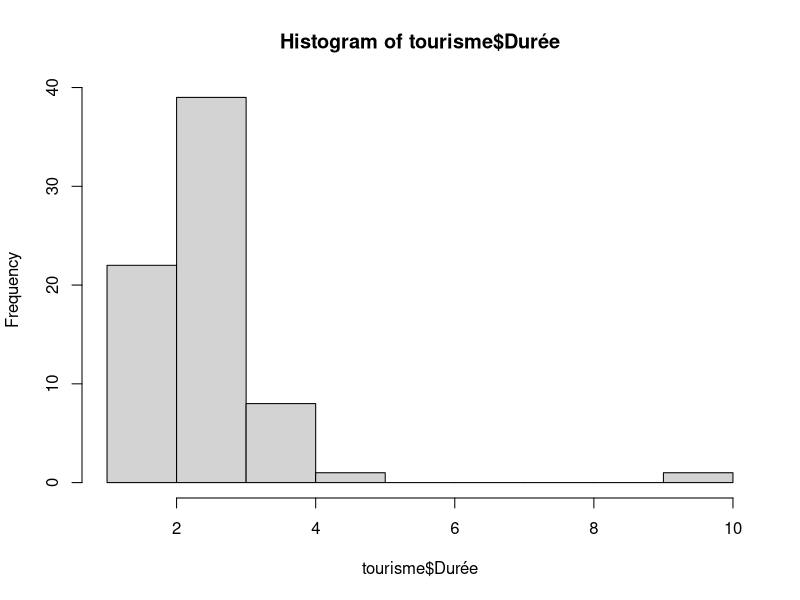
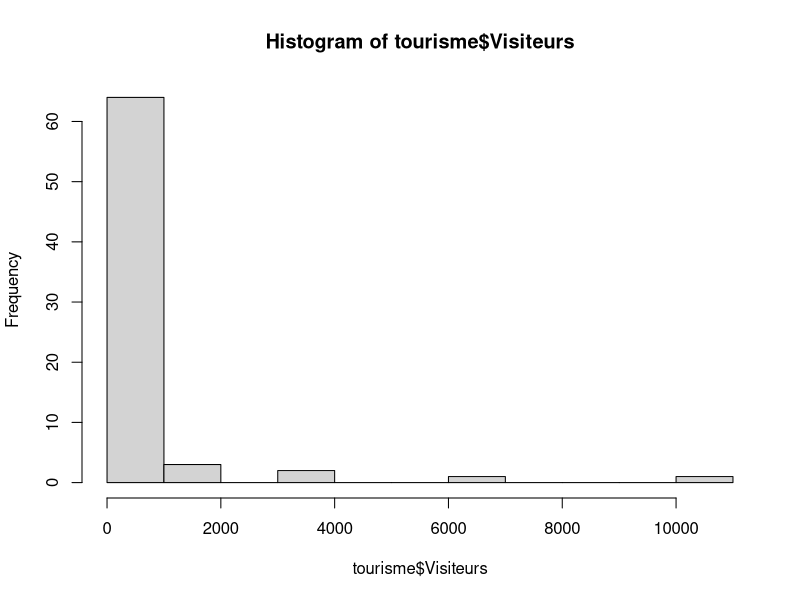
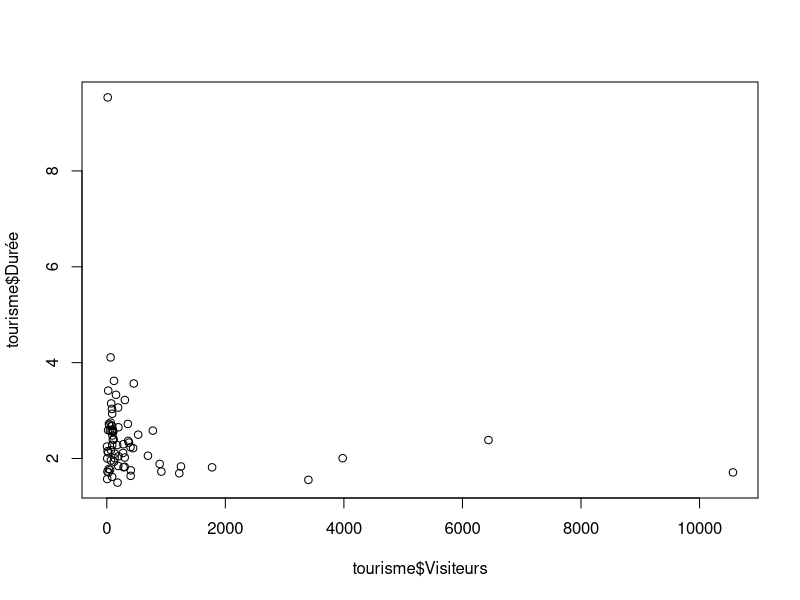
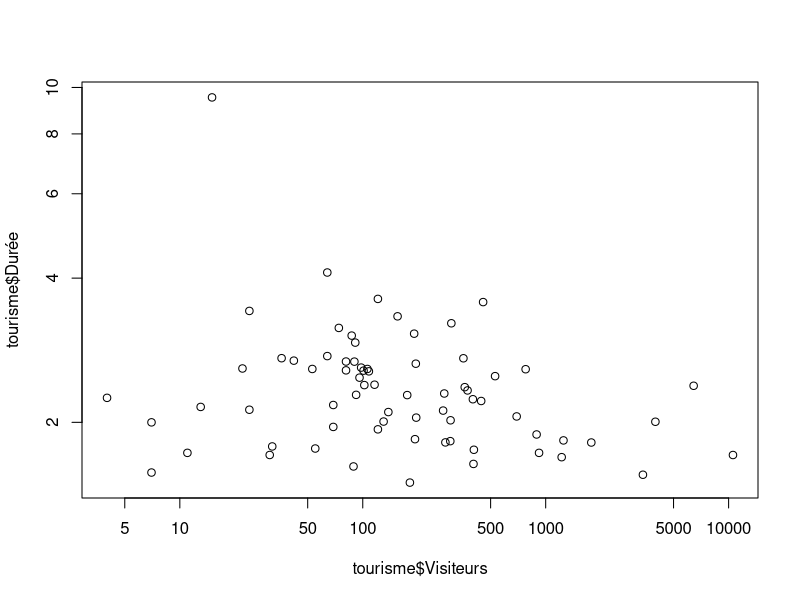
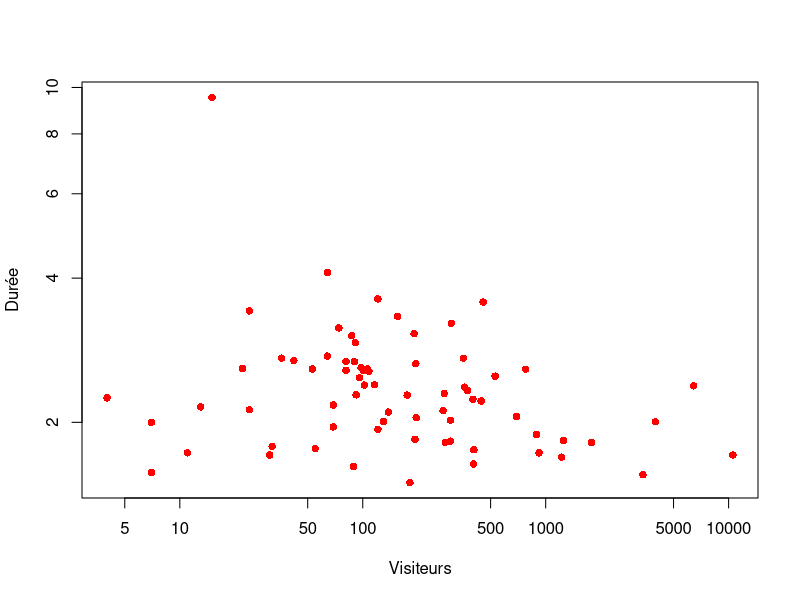
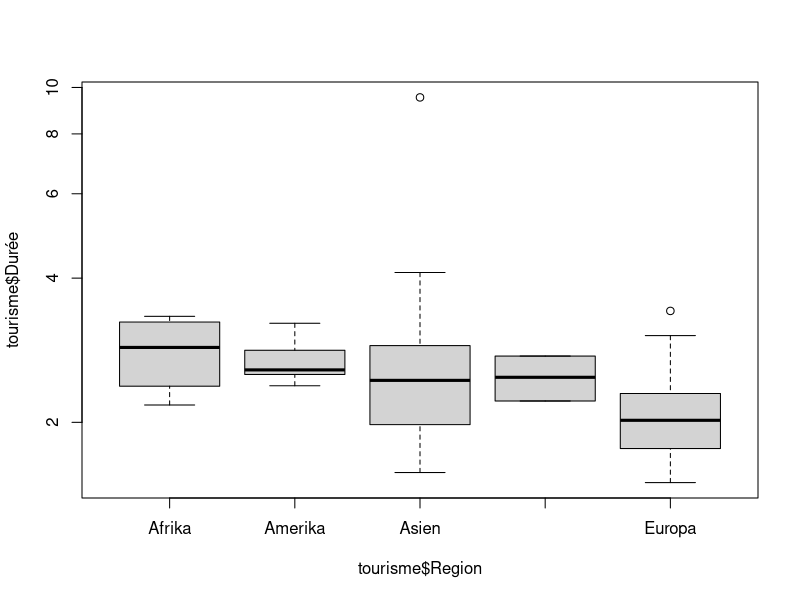
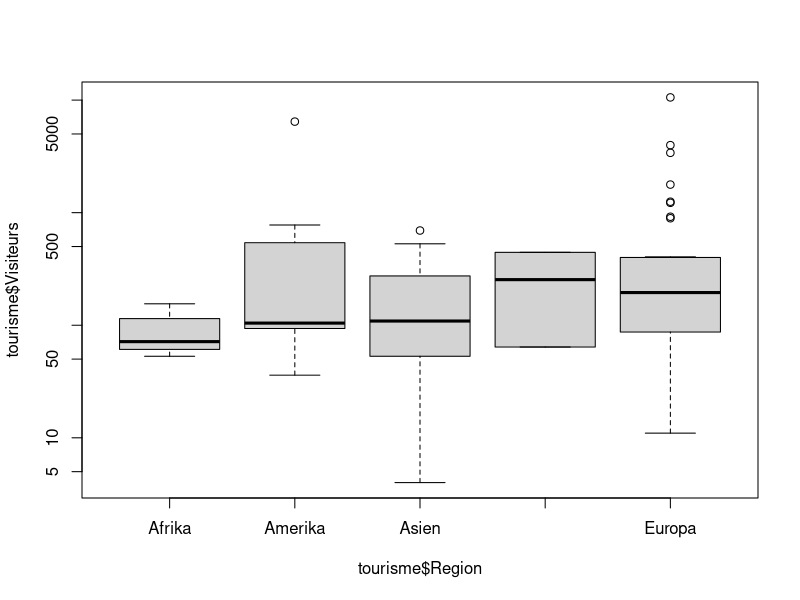

Generate these figures, in order, with R:
## ---- chunk 1
options(htmltools.dir.version = FALSE)
# see: https://github.com/yihui/xaringan
# install.packages("xaringan")
# see: 
# https://github.com/yihui/xaringan/wiki
# https://github.com/gnab/remark/wiki/Markdown
options(width=110)
options(digits = 4)

library(tidyverse)
## ---- chunk 2
options(max.print=80,width=40)
## ---- chunk 3
# Charger des données dans un objet
tourisme <- read.csv("1_Data/tourisme.csv", fileEncoding = "UTF-8")

# Moyenne de Durée
mean(tourisme$Durée)

# Mediane de Durée
median(tourisme$Durée)

# Ecart type de Durée
sd(tourisme$Durée)

## ---- chunk 4
options(max.print=80,width=40)
## ---- chunk 5
# Charger des données dans un objet
tourisme <- read.csv("1_Data/tourisme.csv", fileEncoding = "UTF-8")

# Sommaire de Durée
summary(tourisme$Durée)

## ---- chunk 6
options(max.print=80,width=40)
## ---- chunk 7
# Charger des données dans un objet
tourisme <- read.csv("1_Data/tourisme.csv", fileEncoding = "UTF-8")

# Correlation entre Durée et Visiteurs
cor(tourisme$Durée, tourisme$Visiteurs)
## ---- chunk 8
options(max.print=80,width=40)
## ---- chunk 9
# Charger des données dans un objet
tourisme <- read.csv("1_Data/tourisme.csv", fileEncoding = "UTF-8")

# Moyenne de Durée par Region
aggregate(
  tourisme$Durée ~ tourisme$Pays, 
  FUN = mean) |>
  head()
## ---- chunk 10
options(max.print=80,width=40)
## ---- chunk 11
# Charger des données dans un objet
tourisme <- read.csv("1_Data/tourisme.csv", fileEncoding = "UTF-8")

# Comparaison de Durée par Pays
anova(lm(tourisme$Durée ~ tourisme$Pays))

## ---- chunk 12
options(max.print=80,width=40)
## ---- chunk 13
# Charger des données dans un objet
tourisme <- read.csv("1_Data/tourisme.csv", fileEncoding = "UTF-8")

# Comparaison de Visiteurs par Region
anova(lm(tourisme$Visiteurs ~ tourisme$Region))

## ---- chunk 14
options(max.print=80,width=40)
## ---- chunk 15
# Histogramme Durée
hist(tourisme$Durée)

## ---- chunk 16
options(max.print=80,width=40)
## ---- chunk 17
# Histogramme Visiteurs
hist(tourisme$Visiteurs)

## ---- chunk 18
options(max.print=80,width=40)
## ---- chunk 19
# Diagramme de correlation Visiteurs x Durée
plot(tourisme$Visiteurs, tourisme$Durée)

## ---- chunk 20
options(max.print=80,width=40)
## ---- chunk 21
# Diagramme de correlation 
# Visiteurs (log) x Durée (log)
plot(tourisme$Visiteurs, tourisme$Durée,
     log = "xy")

## ---- chunk 22
options(max.print=80,width=40)
## ---- chunk 23
# Diagramme de correlation 
# Visiteurs (log) x Durée (log)
plot(tourisme$Visiteurs, tourisme$Durée,
     log = "xy", col = 'red', pch = 16,
     xlab = 'Visiteurs', ylab = 'Durée')

## ---- chunk 24
options(max.print=80,width=40)
## ---- chunk 25
# Boite à moustaches Durée (log) par Region
boxplot(tourisme$Durée ~ tourisme$Region,
        log="y")
## ---- chunk 26
options(max.print=80,width=40)
## ---- chunk 27
# Boite à moustaches Visiteurs (log) par Region
boxplot(tourisme$Visiteurs ~ tourisme$Region,
        log="y")
